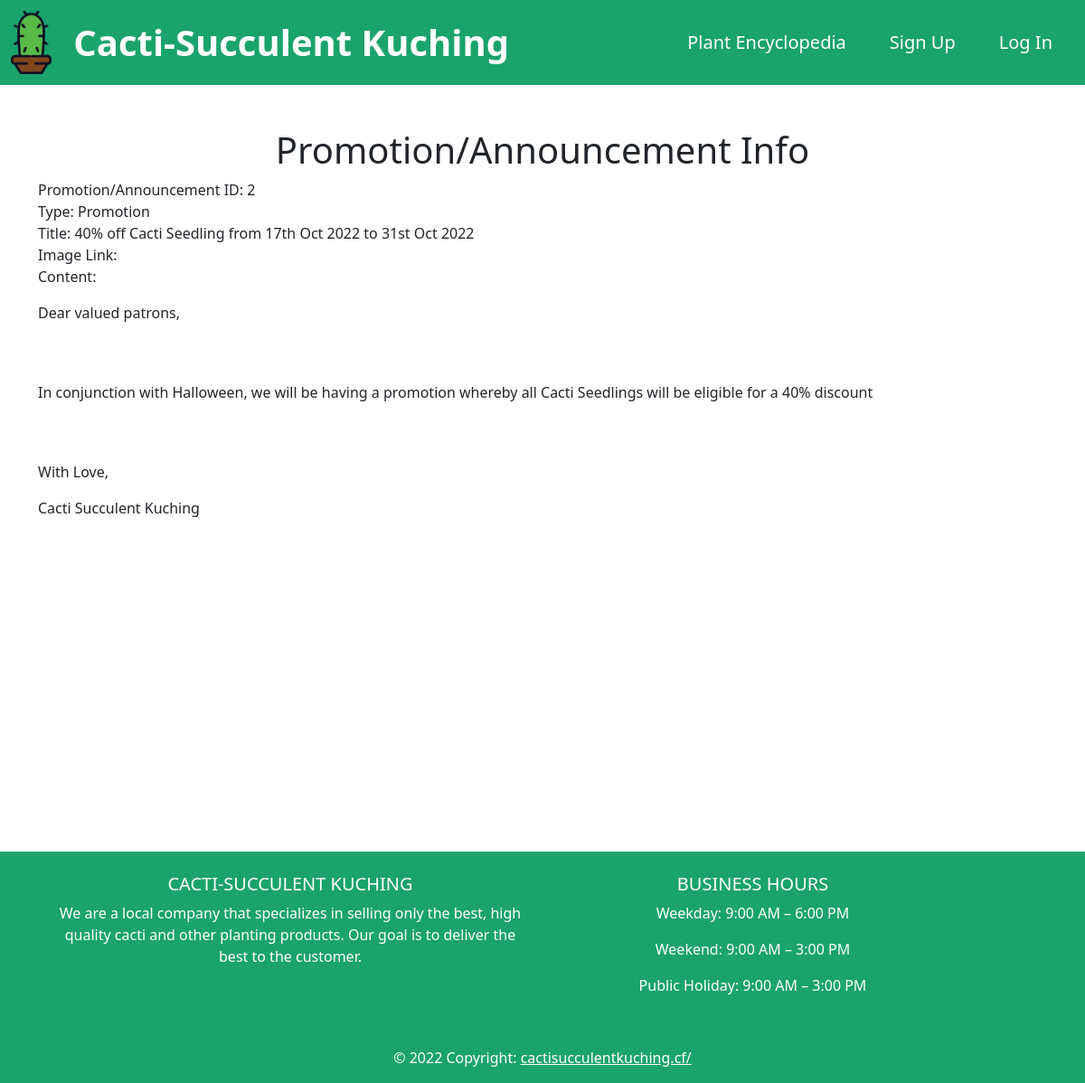
/content.php?id=2, run on the app's committed database.
### tables this page shows
CREATE TABLE IF NOT EXISTS `content_info` (
    content_id INT UNSIGNED NOT NULL AUTO_INCREMENT,
    content_type ENUM('Announcement', 'Promotion') NOT NULL,
    content_creation_timestamp TIMESTAMP NOT NULL,
    content_title VARCHAR(255) NOT NULL,
    content_resource TEXT,
    PRIMARY KEY (content_id)
);

### content.php (the view, shortened to what this page needs)
<?php
 if (isset($_GET['id'])) {
    $conn = start_connection();
    $sql = "SELECT * FROM content_info WHERE content_id = ?";
    $stmt = $conn->prepare($sql);
    $stmt->bind_param('i', $_GET['id']);
    $stmt->execute();
    $result = $stmt->get_result();
    if ($result->num_rows == 1) {
        $info = $result->fetch_assoc();
    }
 } else {
    header("Location: index.php");
    exit;
 }
?>
<!DOCTYPE html>
<html lang="en">
<head>
    <?php include 'page_head.php'; ?>
</head>
<body>
    <?php include 'header.php'; ?>
    <div class="container min-vh-100">
        <h1 class="text-center mt-5">Promotion/Announcement Info</h1>
        <div id="content-info" class="col-12">
            <p>
            Promotion/Announcement ID: <?php echo $_GET['id']; ?><br>
            Type: <?php echo $info['content_type']; ?><br>
            Title: <?php echo $info['content_title']; ?><br>
            Image Link: <?php echo $info['content_image']; ?><br>
            Content: <?php echo $info['content_resource']; ?>
            </p>
        </div>
    </div>
    <?php include 'footer.php'; ?>
</body>
</html>

### data on the page
content_info: content_type "Promotion", content_title "40% off Cacti Seedling from 17th Oct 2022 to 31st Oct 2022", content_resource "Dear valued patrons, In conjunction with Halloween, we will be having a promotion whereby all Cacti Seedlings will be eligible for a 40% discount With Love, Cacti Succulent Kuching"

### other printed values
$_GET['id'] "2"
